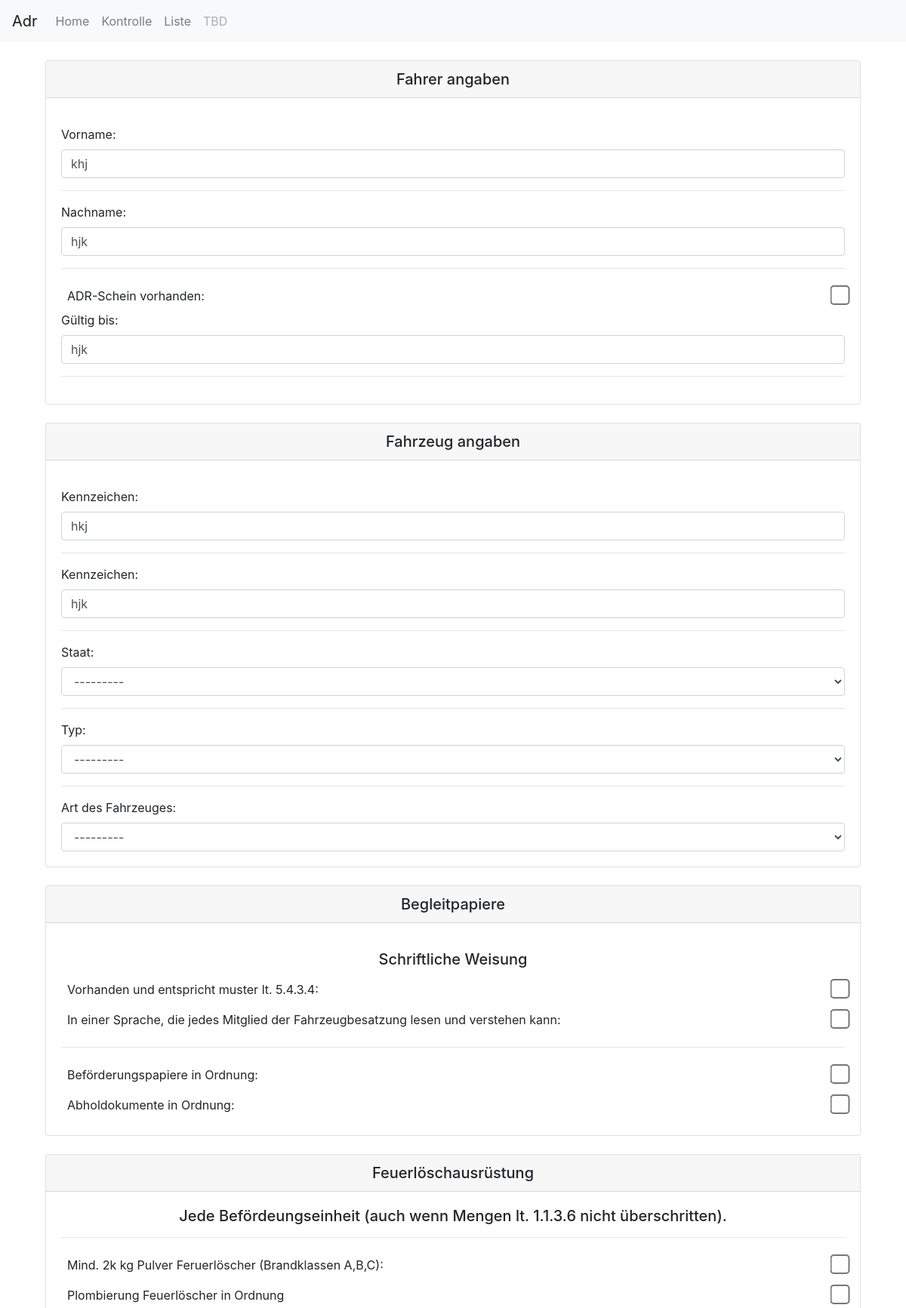
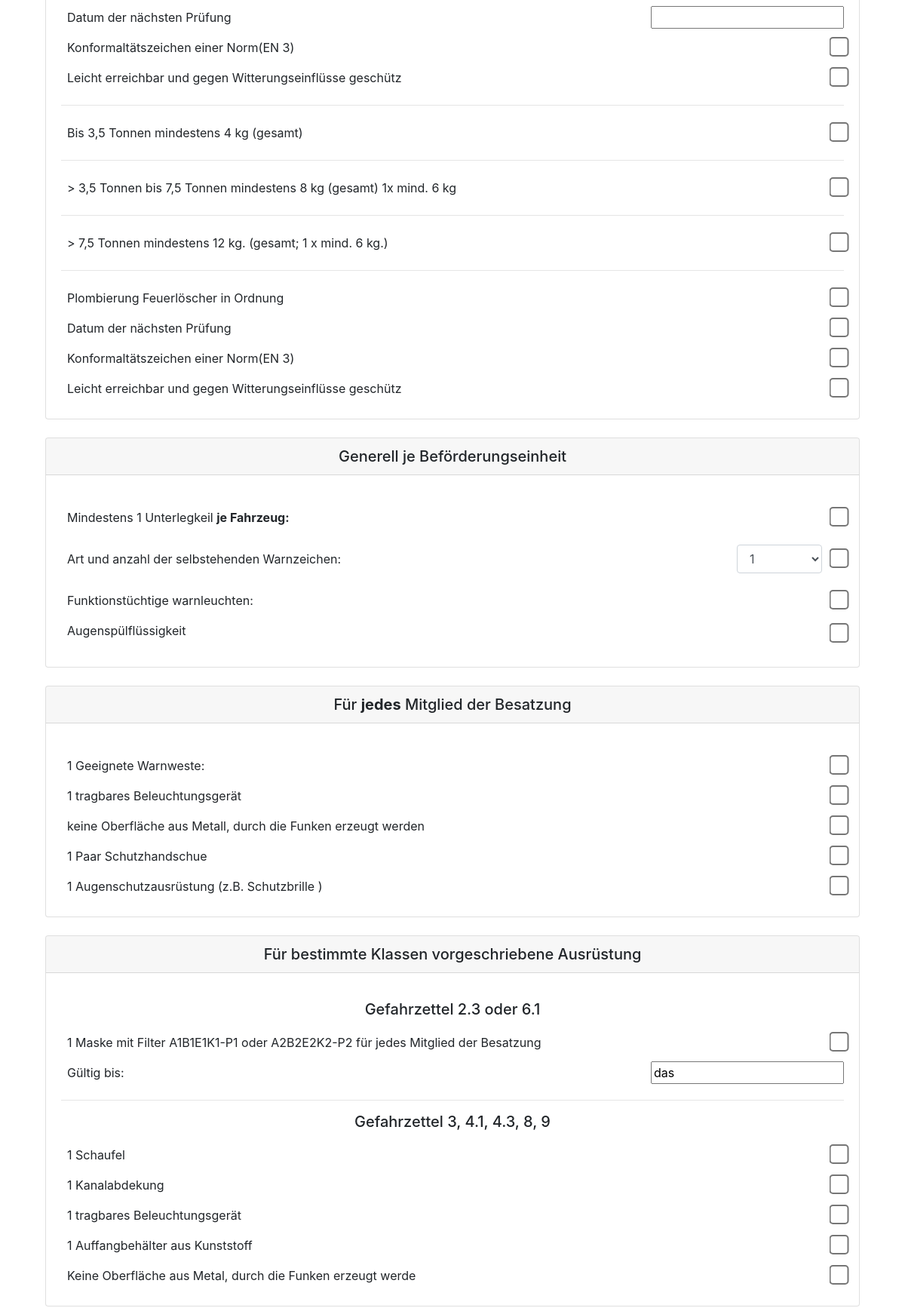
/list/21/update (signed in, upper part), run on the app's committed database (2 pictures, top to bottom).
### adr/models.py (models this page shows, shortened)
class AdrCheck(models.Model):
    user = models.ForeignKey(User, on_delete=models.CASCADE, null=True, blank=True)
    id = models.BigAutoField(primary_key=True, blank=True)
    first_name = models.CharField(max_length=25)
    second_name = models.CharField(max_length=25)
    adr_card = models.CharField(max_length=25)
    date = models.DateTimeField(auto_now_add=True)
    truck_plate1 = models.CharField(max_length=25)
    truck_plate2 = models.CharField(max_length=25)
    ORIGIN = [
        ("Österreich", "A-Österreich"),
        ("Kroatien", "HR-Kroatien"),
        ("Slowakei", "SK-Slowakei"),
        ("Deutschland", "D-Deutschland"),
        ("Rumänien", "RO-Rumänien"),
        ("Polen", "PL-Polen"),
        ("Bulgarien", "BG-Bulgarien"),
        ("Tschechien", "CZ-Tschechien"),
        ("Ungarn", "H-Ungarn"),
        ("Griechenland", "EL/GR-Griechenland"),
        ("Italen", "I-Italen"),
        ("Dänemark", "DK-Dänemark"),
        ("Estland", "EST-Estland"),
        ("Finnland", "Finnland"),
        ("Frankreich", "F-Frankreich"),
        ("Irland", "IRL-Irland"),
        ("Lettland", "LV-Lettland"),
        ("Litauen", "LT-Litauen"),
        ("Luxemburg", "L-Luxemburg"),
        ("Malta", "M-Malta"),
        ("Niederlande", "NL-Niederlande"),
        ("Portugal", "P-Portugal"),
        ("Schweden", "S-Schweden"),
        ("Spanien", "E-Spanien"),
        ("Zypern", "CY-Zypern"),
    ]
    truck_origin = models.CharField(max_length=20, choices=ORIGIN, blank=True)
    TRUCK_TYPE = [
        ("Sattelzug", "Sattelzug"),
        ("Motorwagen", "Motorwagen")
    ]
    type = models.CharField(max_length=20, choices=TRUCK_TYPE,blank=True)
    TRUCK_ART = [
        ("Planne", "Planne"),
        ("Aufbau ohne Kühler", "Aufbau ohne Kühler"),
        ("Aufbau mit Kühler", "Aufbau mit Kühler"),
    ]
    FIELD_1 = [
        ("1", "1"),
        ("2", "2"),
    ]
    truck_art = models.CharField(max_length=18, choices=TRUCK_ART, blank=True)
    field1 = models.CharField(default="1", choices=FIELD_1, max_length=1, blank=True,null=True)
    field2 = models.CharField(max_length=25, null=True, blank=True)
    field3 = models.CharField(max_length=25, null=True, blank=True)
    check_1 = models.BooleanField(default=False)
    check_2 = models.BooleanField(default=False)
    check_3 = models.BooleanField(default=False)
    check_4 = models.BooleanField(default=False)
    check_5 = models.BooleanField(default=False)
    check_6 = models.BooleanField(default=False)
    check_7 = models.BooleanField(default=False)
    check_8 = models.BooleanField(default=False)
    check_9 = models.BooleanField(default=False)
    check_10 = models.BooleanField(default=False)
    check_11 = models.BooleanField(default=False)
    check_12 = models.BooleanField(default=False)
    check_13 = models.BooleanField(default=False)
    check_14 = models.BooleanField(default=False)
    check_15 = models.BooleanField(default=False)
    check_16 = models.BooleanField(default=False)
    check_17 = models.BooleanField(default=False)
    check_18 = models.BooleanField(default=False)
    check_19 = models.BooleanField(default=False)
    check_20 = models.BooleanField(default=False)
    check_21 = models.BooleanField(default=False)
    check_22 = models.BooleanField(default=False)
    check_23 = models.BooleanField(default=False)
    check_24 = models.BooleanField(default=False)
    check_25 = models.BooleanField(default=False)
    check_26 = models.BooleanField(default=False)
    check_27 = models.BooleanField(default=False)
    check_28 = models.BooleanField(default=False)
    check_29 = models.BooleanField(default=False)
    check_30 = models.BooleanField(default=False)
    check_31 = models.BooleanField(default=False)
    check_32 = models.BooleanField(default=False)
    check_33 = models.BooleanField(default=False)
    check_34 = models.BooleanField(default=False)
    check_35 = models.BooleanField(default=False)
    check_36 = models.BooleanField(default=False)
    check_37 = models.BooleanField(default=False)
    check_38 = models.BooleanField(default=False)
    check_39 = models.BooleanField(default=False)
    check_40 = models.BooleanField(default=False)
    check_41 = models.BooleanField(default=False)
    check_42 = models.BooleanField(default=False)
    complete = models.BooleanField(default=False)
    signature = JSignatureField(null=True, blank=True)
    class Meta:
        ordering = ['complete']

### adr/views.py (the view)
# urls.py: path('list/<int:pk>/update', AdrUpdateView.as_view(), name='adr_update'),
class AdrUpdateView(LoginRequiredMixin, UserAccessMixin, UpdateView):
    raise_exception = False
    permission_required = 'adr.change_adrcheck'
    permission_denied_message = ""
    login_url = 'home'
    model = AdrCheck
    template_name = 'adr/adr_check.html'
    form_class = AdrCheckForm
    success_url = reverse_lazy('adr_list')

### adr/views.py (called while the page is built)
    def dispatch(self, request, *args, **kwargs):
        if not self.request.user.is_authenticated:
            return redirect_to_login(self.request.get_full_path(),
                                     self.get_login_url(),
                                     self.get_redirect_field_name())
        if not self.has_permission():
            return redirect('/list')
        return super(UserAccessMixin, self).dispatch(request, *args, **kwargs)

### adr/templates/adr/adr_check.html (shortened to what this page needs)
{% extends 'html/base.html' %}
{% load static %}
{% block content %}
<div class="container">
    <div class="row">
        <div class="col-md-12">
            <form  method="post">
                <div class="form-group">
                <br>
<div class="card">
  <h5 class="card-header text-center">Fahrer angaben</h5>
  <div class="card-body">
      <label>Vorname:</label>
                {{ form.first_name }}
      <hr>
      <label>Nachname:</label>
                {{ form.second_name }}
      <hr>
      <div class="d-flex align-items-center">
          <div class="mr-auto p-2">ADR-Schein vorhanden:</div>
          <div style="scale : 2; accent-color:green">{{ form.complete }}</div>
      </div>
      <label>Gültig bis:</label>
                {{ form.adr_card }}
      <hr>
  </div>
</div>
                    <br>
<div class="card">
  <h5 class="card-header text-center">Fahrzeug angaben</h5>
  <div class="card-body">
        <label>Kennzeichen:</label>
                {{ form.truck_plate1 }}
      <hr>
        <label>Kennzeichen:</label>
                {{ form.truck_plate2 }}
      <hr>
        <label>Staat:</label>
                {{ form.truck_origin }}
      <hr>
        <label>Typ:</label>
                {{ form.type }}
      <hr>
        <label>Art des Fahrzeuges:</label>
                   {{ form.truck_art }}
  </div>
</div>
                    <br>
<div class="card">
  <h5 class="card-header text-center">Begleitpapiere</h5>
  <div class="card-body">
      <h5 class="d-flex justify-content-center ">Schriftliche Weisung</h5>
      <div class="d-flex align-items-center">
          <div class="mr-auto p-2">Vorhanden und entspricht muster lt. 5.4.3.4:</div>
          <div style="scale : 2; accent-color:green">{{ form.check_1 }}</div>
      </div>
      <div class="d-flex align-items-center">
          <div class="mr-auto p-2">In einer Sprache, die jedes Mitglied der Fahrzeugbesatzung lesen und verstehen kann:</div>
          <div style="scale : 2; accent-color:green">{{ form.check_2 }}</div>
      </div>
      <hr>
      <div class="d-flex align-items-center">
          <div class="mr-auto p-2">Beförderungspapiere in Ordnung:</div>
          <div style="scale : 2; accent-color:green">{{ form.check_3 }}</div>
      </div>
      <div class="d-flex align-items-center">
          <div class="mr-auto p-2">Abholdokumente in Ordnung:</div>
          <div style="scale : 2; accent-color:green">{{ form.check_4 }}</div>
      </div>
  </div>
</div>
                    <br>
<div class="card">
  <h5 class="card-header text-center">Feuerlöschausrüstung</h5>
  <div class="card-body">
    <h5 class="card-title text-center">Jede Befördeungseinheit (auch wenn Mengen lt. 1.1.3.6 nicht überschritten).</h5>
      <hr>
      <div class="d-flex align-items-center">
        <div class="mr-auto p-2">Mind. 2k kg Pulver Feruerlöscher (Brandklassen A,B,C):</div>
                <div style="scale : 2; accent-color:green">{{ form.check_5 }}</div>
      </div>
      <div class="d-flex align-items-center">
        <div class="mr-auto p-2">Plombierung Feuerlöscher in Ordnung</div>
        <div style="scale : 2; accent-color:green">{{ form.check_6 }}</div>
      </div>
      <div class="d-flex align-items-center">
        <div class="mr-auto p-2">Datum der nächsten Prüfung</div>
        <div style="accent-color:green">{{ form.field3 }}</div>
      </div>
      <div class="d-flex align-items-center">
        <div class="mr-auto p-2">Konformaltätszeichen einer Norm(EN 3)</div>
        <div style="scale : 2; accent-color:green">{{ form.check_8 }}</div>
      </div>
      <div class="d-flex align-items-center">
        <div class="mr-auto p-2">Leicht erreichbar und gegen Witterungseinflüsse geschütz</div>
        <div style="scale : 2; accent-color:green">{{ form.check_9 }}</div>
      </div>
      <hr>
      <div class="d-flex align-items-center">
        <div class="mr-auto p-2">Bis 3,5 Tonnen mindestens 4 kg (gesamt)</div>
        <div style="scale : 2; accent-color:green">{{ form.check_10 }}</div>
      </div>
      <hr>
      <div class="d-flex align-items-center">
        <div class="mr-auto p-2">> 3,5 Tonnen bis 7,5 Tonnen mindestens 8 kg (gesamt) 1x mind. 6 kg</div>
        <div style="scale : 2; accent-color:green">{{ form.check_11 }}</div>
      </div>
      <hr>
      <div class="d-flex align-items-center">
        <div class="mr-auto p-2">> 7,5 Tonnen mindestens 12 kg. (gesamt; 1 x mind. 6 kg.)</div>
        <div style="scale : 2; accent-color:green">{{ form.check_12 }}</div>
      </div>
      <hr>
      <div class="d-flex align-items-center">
        <div class="mr-auto p-2">Plombierung Feuerlöscher in Ordnung</div>
        <div style="scale : 2; accent-color:green">{{ form.check_13 }}</div>
      </div>
      <div class="d-flex align-items-center">
        <div class="mr-auto p-2">Datum der nächsten Prüfung</div>
        <div style="scale : 2; accent-color:green">{{ form.check_14 }}</div>
      </div>
      <div class="d-flex align-items-center">
        <div class="mr-auto p-2">Konformaltätszeichen einer Norm(EN 3)</div>
        <div style="scale : 2; accent-color:green">{{ form.check_15 }}</div>
      </div>
      <div class="d-flex align-items-center">
        <div class="mr-auto p-2">Leicht erreichbar und gegen Witterungseinflüsse geschütz</div>
        <div style="scale : 2; accent-color:green">{{ form.check_16 }}</div>
      </div>
  </div>
</div>
                    <br>
<div class="card">
  <h5 class="card-header text-center">Generell je Beförderungseinheit</h5>
  <div class="card-body">
      <div class="d-flex align-items-center">
        <div class="mr-auto p-2">Mindestens 1 Unterlegkeil <b>je Fahrzeug:</b></div>
        <div style="scale : 2; accent-color:green">{{ form.check_17 }}</div>
      </div>
      <div class="d-flex align-items-center">
        <div class="mr-auto p-2">Art und anzahl der selbstehenden Warnzeichen:</div>
        <div class="p-3">  {{ form.field1 }}   </div>
        <div style="scale : 2; accent-color:green;"> {{ form.check_18 }} </div>
      </div>
      <div class="d-flex align-items-center">
        <div class="mr-auto p-2">Funktionstüchtige warnleuchten:</div>
        <div style="scale : 2; accent-color:green">{{ form.check_19 }}</div>
      </div>
      <div class="d-flex align-items-center">
        <label class="mr-auto p-2">Augenspülflüssigkeit</label>
        <div style="scale : 2; accent-color:green">{{ form.check_20 }}</div>
      </div>
  </div>
</div>
                    <br>
<div class="card">
  <h5 class="card-header text-center">Für <b>jedes</b> Mitglied der Besatzung</h5>
  <div class="card-body">
      <div class="d-flex align-items-center">
        <div class="mr-auto p-2">1 Geeignete Warnweste:</div>
        <div style="scale : 2; accent-color:green">{{ form.check_21 }}</div>
      </div>
      <div class="d-flex align-items-center">
        <div class="mr-auto p-2">1 tragbares Beleuchtungsgerät</div>
        <div style="scale : 2; accent-color:green">{{ form.check_22 }}</div>
      </div>
      <div class="d-flex align-items-center">
        <div class="mr-auto p-2">keine Oberfläche aus Metall, durch die Funken erzeugt werden</div>
        <div style="scale : 2; accent-color:green">{{ form.check_23 }}</div>
      </div>
      <div class="d-flex align-items-center">
        <div class="mr-auto p-2">1 Paar Schutzhandschue</div>
        <div style="scale : 2; accent-color:green">{{ form.check_24 }}</div>
      </div>
      <div class="d-flex align-items-center">
        <div class="mr-auto p-2">1 Augenschutzausrüstung (z.B. Schutzbrille )</div>
        <div style="scale : 2; accent-color:green">{{ form.check_25 }}</div>
      </div>
  </div>
</div>
                    <br>
<div class="card">
  <h5 class="card-header text-center">Für bestimmte Klassen vorgeschriebene Ausrüstung </h5>
  <div class="card-body">
      <h5 class="card-title text-center">Gefahrzettel 2.3 oder 6.1</h5>
      <div class="d-flex align-items-center">
        <div class="mr-auto p-2">1 Maske mit Filter A1B1E1K1-P1 oder A2B2E2K2-P2 für jedes Mitglied der Besatzung</div>
        <div style="scale : 2; accent-color:green">{{ form.check_26 }}</div>
      </div>
      <div class="d-flex align-items-center">
        <div class="mr-auto p-2">Gültig bis:</div>
        <div style="accent-color:green">{{ form.field2 }}</div>
      </div>
      <hr>
            <h5 class="card-title text-center">Gefahrzettel 3, 4.1, 4.3, 8, 9</h5>
      <div class="d-flex align-items-center">
        <div class="mr-auto p-2">1 Schaufel</div>
        <div style="scale : 2; accent-color:green">{{ form.check_27 }}</div>
      </div>
      <div class="d-flex align-items-center">
        <div class="mr-auto p-2"> 1 Kanalabdekung</div>
        <div style="scale : 2; accent-color:green">{{ form.check_28 }}</div>
      </div>
      <div class="d-flex align-items-center">
        <div class="mr-auto p-2">1 tragbares Beleuchtungsgerät </div>
        <div style="scale : 2; accent-color:green">{{ form.check_29 }}</div>
      </div>
      <div class="d-flex align-items-center">
        <div class="mr-auto p-2">1 Auffangbehälter aus Kunststoff</div>
        <div style="scale : 2; accent-color:green">{{ form.check_30 }}</div>
      </div>
      <div class="d-flex align-items-center">
        <div class="mr-auto p-2">Keine Oberfläche aus Metal, durch die Funken erzeugt werde</div>
        <div style="scale : 2; accent-color:green">{{ form.check_31 }}</div>
      </div>
  </div>
</div>
                    <br>
            </div>
          </form>
        </div>
    </div>
</div>
{% endblock %}

### data on the page
AdrCheck: first_name "khj", second_name "hjk", adr_card "hjk", truck_plate1 "hkj", truck_plate2 "hjk", truck_origin "---------", type "---------", truck_art "---------", field1 "1", field2 "das"
